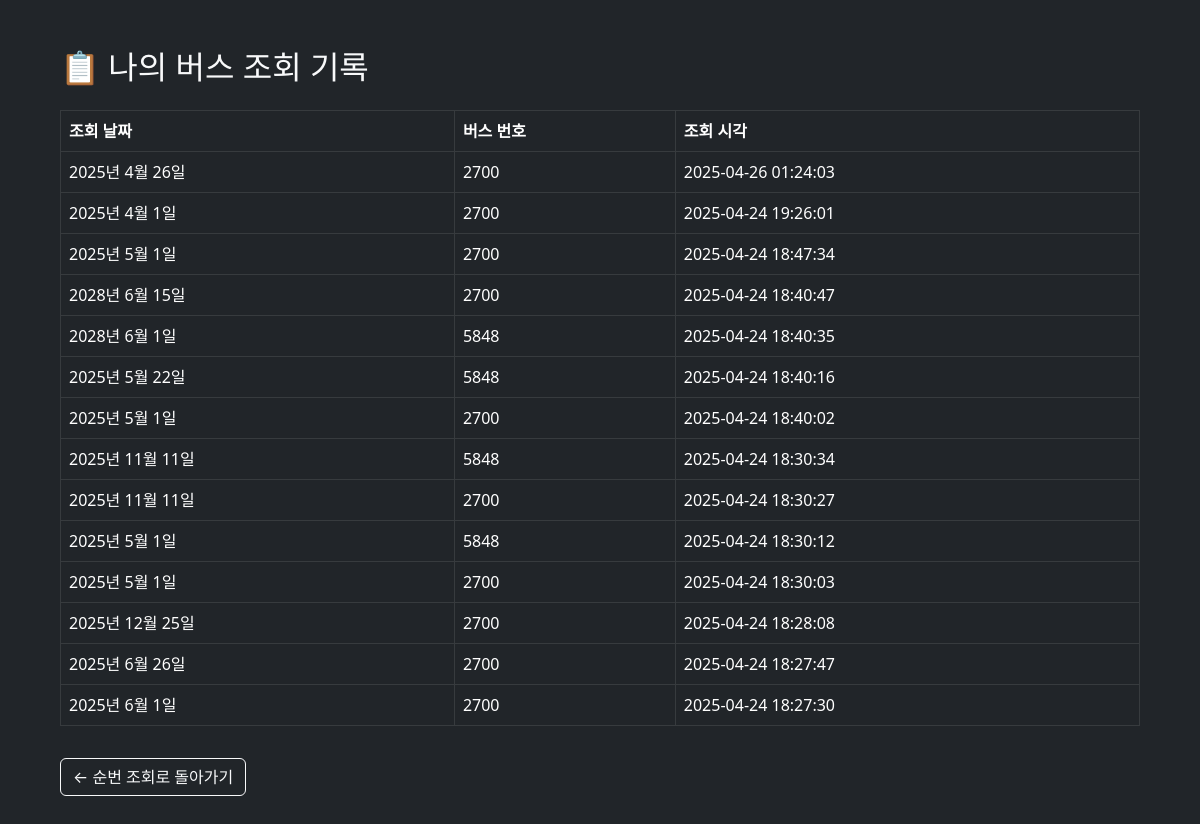
The page /busorder/logs/ (signed in) on the database as committed earlier.
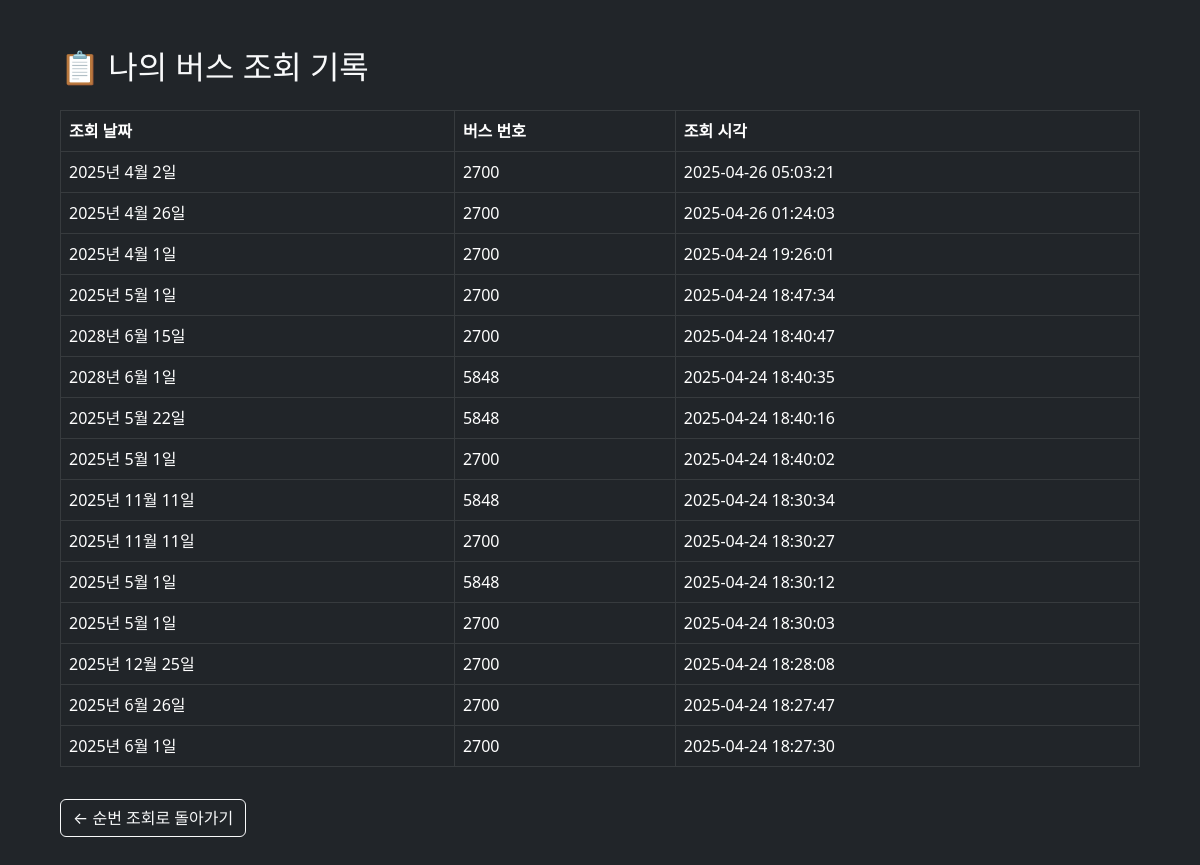
The same page on the database as committed later.
### busorder/models.py (models this page shows, shortened)
class BusQueryLog(models.Model):
    user = models.ForeignKey(User, on_delete=models.CASCADE)
    date = models.DateField()
    bus_number = models.IntegerField()
    queried_at = models.DateTimeField(auto_now_add=True)

### busorder/views.py (the view)
# urls.py: path("logs/", views.query_logs, name="query_logs"),  # 개인 전용
@login_required
@permission_required('busorder.can_access_busorder', raise_exception=True)
def query_logs(request):
    logs = BusQueryLog.objects.filter(user=request.user).order_by('-queried_at')[:30]
    return render(request, "busorder/logs.html", {"logs": logs})

### busorder/templates/busorder/logs.html (shortened to what this page needs)
<!DOCTYPE html>
<html lang="ko">
<head>
  <link rel="stylesheet" href="https://cdn.jsdelivr.net/gh/orioncactus/pretendard/dist/web/static/pretendard.css" />
  <link href="https://cdn.jsdelivr.net/npm/bootstrap@5.3.0/dist/css/bootstrap.min.css" rel="stylesheet">
</head>
<body class="bg-dark text-light p-5">
<div class="container">
  <h2 class="mb-4">📋 나의 버스 조회 기록</h2>
  <table class="table table-dark table-hover table-bordered">
    <thead>
      <tr>
        <th>조회 날짜</th>
        <th>버스 번호</th>
        <th>조회 시각</th>
      </tr>
    </thead>
    <tbody>
      {% for log in logs %}
      <tr>
        <td>{{ log.date }}</td>
        <td>{{ log.bus_number }}</td>
        <td>{{ log.queried_at|date:"Y-m-d H:i:s" }}</td>
      </tr>
      {% empty %}
      <tr>
        <td colspan="3" class="text-center">조회 기록이 없습니다.</td>
      </tr>
      {% endfor %}
    </tbody>
  </table>
  <a href="{% url 'busorder:calendar-view' %}" class="btn btn-outline-light mt-3">← 순번 조회로 돌아가기</a>
</div>
</body>
</html>

Rows that differ between the two databases and show on the page:
added BusQueryLog: date "2025년 4월 2일", bus_number "2700", queried_at "2025-04-26 05:03:21"
